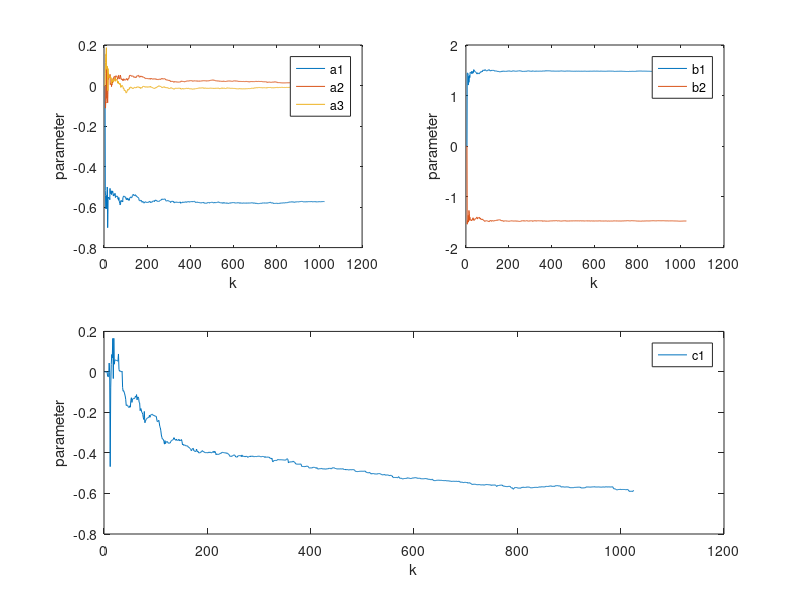
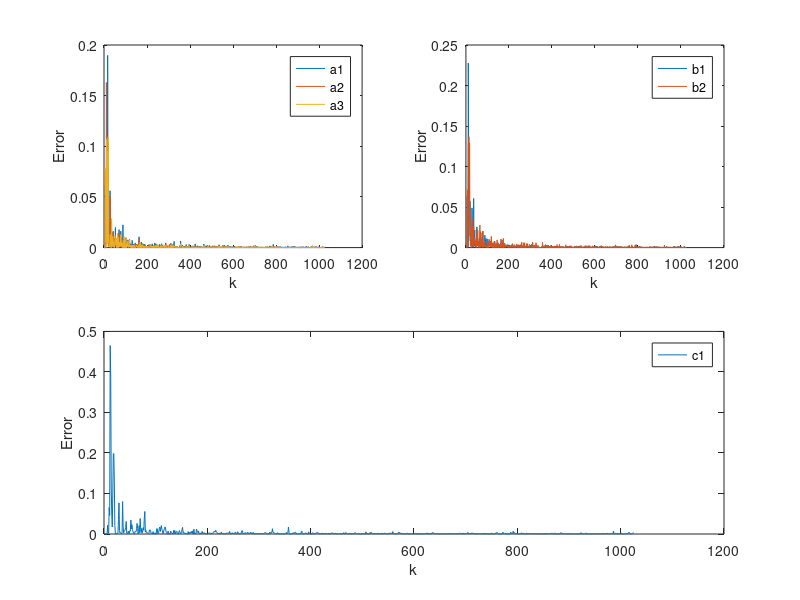
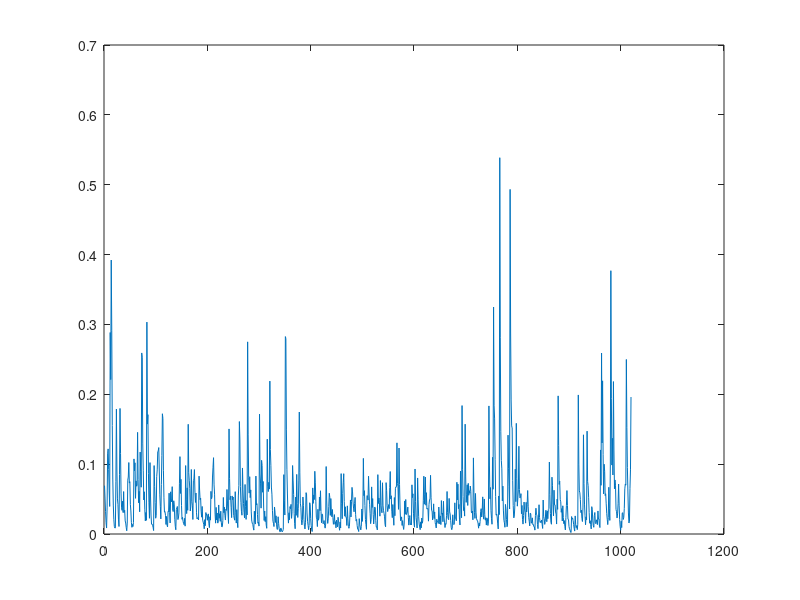

The MATLAB script that drew these images, in order: (Note: this script raises an error after producing the figures.)
%% EECE 574 Self-tuning
%% Author: Holguer A. Becerra
%% assignment 1.
%% Professor: Guy Dummont.
%% RELS Configurable

clear
clc
load data2017.mat


na=3;% system order Ay(t)
nb=2;% system order By(t)
nc=1;% system order Ce(t)
nk=1; % delay

u=data(:,1); %System Input
y=data(:,2); %System Output


%lenght of the SISO
m=length(y);
%% init variables for calculations
theta=zeros(1,na+nb+nc)'; % create a zero vector for the coefficients a and b, 2 for a 2 for b
%% transfer function estimations to optimize
init_a=[-0.5784 0.002871 -0.01826];
init_b=[1.5 -1.475];
theta(1)=init_a(1);
theta(2)=init_a(2);
theta(3)=init_a(3);
theta(4)=init_b(1);
theta(5)=init_b(2);

alpha=1e4; %%init factor
residual=zeros(1,m);
P=alpha*eye(na+nb+nc); % Covariance Matrix
lambda=1; % Forgetting Factor
lambda_inv=1/lambda; % inverse Forgetting Factor
error=0;
error_n=1;
%% for errors and parameters graphs
coeffs_historial=zeros(na+nb+nc,m);
coeffs_historial_error=zeros(na+nb+nc,m);
%% algorithm
for k=(na+nb+nc):m,%%sweeping out y
    %taking the new seeds for the coefficients estimation or observations,
    %2 samples behind
    xt=[];
    for order=1:na,
        xt=[xt -y(k-order)];
    end
    for order=1:nb,
        xt=[xt u(k-order)];
    end
    for order=1:nc,
        xt=[xt residual(k-order)];
    end
    %math the residual
    residual(k)=y(k)-xt*theta;
    x=xt';%x from xT
    %calculating P cvariance matrix
    P=lambda_inv*(P-(P*x*xt*P)/(lambda+xt*P*x));
    %taking the covariance matrix calculate and update the weights (Thetha, which are A(t), and B(t) coeffiecients)
    theta_prev=theta;
    theta=theta-P*x*(xt*theta-y(k));
               %____
                 %|
                 %.-> K(t+1)=P*x=P(t+1)*x(t+1)

    error=(error+residual(k)*residual(k));
    error=error/2;
    %error=sqrt(error/m);
    error_v(error_n)=error;
    error_n=error_n+1;

    %% save the progress of each coefficients to see the convergence, and
    %error.
    for order=1:na,
        coeffs_historial(order,k)=theta(order);
        coeffs_historial_error(order,k)=abs(coeffs_historial(order,k)-theta_prev(order));
    end
    for order=1:nb,
        coeffs_historial(order+na,k)=theta(order+na);
        coeffs_historial_error(order+na,k)=abs(coeffs_historial(order+na,k)-theta_prev(order+na));
    end

     for order=1:nc,
         coeffs_historial(order+nb+na,k)=theta(order+nb+na);
         coeffs_historial_error(order+nb+na,k)=abs(coeffs_historial(order+nb+na,k)-theta_prev(order+nb+na));
     end

end

%% Graph Parameters
texto=[];
figure;
subplot(2,2,1)
for order=1:(na),
    plot(coeffs_historial(order,:));
    texto= [texto;sprintf('a%d',order)];
    hold on;
end
legend(texto);
xlabel('k')
ylabel('parameter')
texto=[];
subplot(2,2,2)
for order=1:(nb),
    plot(coeffs_historial(order+na,:));
    texto= [texto;sprintf('b%d',order)];
    hold on;
end
legend(texto);
xlabel('k')
ylabel('parameter')
texto=[];
subplot(2,2,[3,4])
for order=1:(nc),
  plot(coeffs_historial(order+nb+na,:));
  texto= [texto;sprintf('c%d',order)];
  hold on;
end

legend(texto);
xlabel('k')
ylabel('parameter')


%% GRAPH Errors
texto=[];
figure;
subplot(2,2,1)
for order=1:(na),
    plot(coeffs_historial_error(order,:));
    texto= [texto;sprintf('a%d',order)];
    pointText=['min a' num2str(order) '=' num2str(coeffs_historial_error(order,m))];
    %text(m,coeffs_historial_error(order,m)+0.1*order,pointText,'HorizontalAlignment','right');
    hold on;
end
legend(texto);
xlabel('k')
ylabel('Error')
texto=[];
subplot(2,2,2)
for order=1:(nb),
    plot(coeffs_historial_error(order+na,:));
    texto= [texto;sprintf('b%d',order)];
    pointText=['min b' num2str(order) '=' num2str(coeffs_historial_error(order+na,m))];
    %text(m,coeffs_historial_error(order+na,m)+0.1*order,pointText,'HorizontalAlignment','right');
    hold on;
end
legend(texto);
xlabel('k')
ylabel('Error')
texto=[];
subplot(2,2,[3,4])
for order=1:(nc),
 plot(coeffs_historial_error(order+nb+na,:));
 texto= [texto;sprintf('c%d',order)];
 pointText=['min c' num2str(order) '=' num2str(coeffs_historial_error(order+na+nb,m))];
    %text(m,coeffs_historial_error(order+na+nb,m)+0.1*order,pointText,'HorizontalAlignment','right');
 hold on;
end
legend(texto);
xlabel('k')
ylabel('Error')

%% 
figure;
plot(error_v);
%taking out the coeficcients
a=[];
b=[];
c=[];
for order=1:na,
   a=[a theta(order,1)];
end
for order=1:nb,
   b=[b theta(na+order,1)];
end
for order=1:nc,
   c=[c theta(na+nb+order,1)];
end
u1=u;%copy of the input signal
numerator=b;
denomi=[1 a];
yestimate=dlsim(numerator,denomi,u1);%simulation of a discrete linear system to calculate Y estimated

%%
%corre_value= correlate_signals(y,yestimate);%%calculate the correlation between the 2 signals, the higher the value the
%more correlated or similar the signals are.
%str=sprintf('similarity= %f%%', corre_value);
%%plot the results.
%figure;
%plot(yestimate,'r');
%hold on;
%plot(y,'b');
%grid on;
%xlabel('samples number');
%ylabel('System Response');
%dim = [0.2 0.6 0.3 0.3];
%annotation('textbox',dim,'String',str,'FitBoxToText','on');
%legend('Identified Model','Orginal Model');

%% system comparison and verification
A=[1 a];
B=[b];
C = [1 c];
arx1red=idpoly(A,B,C,1); 
zi=iddata(y(100+20+nk:501+nk),u(20+100:501),2); 
zi2=iddata(y(500+20+nk:1024+nk),u(20+500:1024),2); 
compare(zi,arx1red);
compare(zi2,arx1red);

